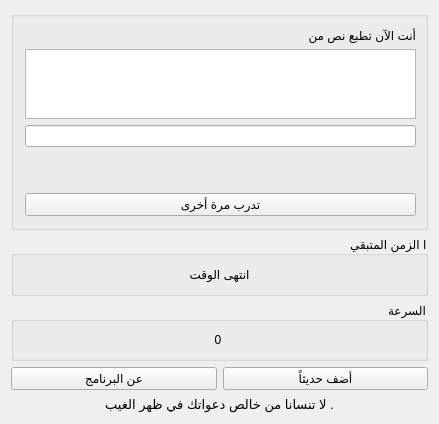
<?xml version="1.0" encoding="UTF-8"?>
<ui version="4.0">
 <class>Widget</class>
 <widget class="QWidget" name="Widget">
  <property name="geometry">
   <rect>
    <x>0</x>
    <y>0</y>
    <width>439</width>
    <height>421</height>
   </rect>
  </property>
  <property name="windowTitle">
   <string>الكُتّاب للتدريب على الطباعة </string>
  </property>
  <layout class="QVBoxLayout" name="verticalLayout_4">
   <item>
    <widget class="QGroupBox" name="groupBox">
     <property name="layoutDirection">
      <enum>Qt::RightToLeft</enum>
     </property>
     <property name="title">
      <string/>
     </property>
     <layout class="QVBoxLayout" name="verticalLayout">
      <property name="sizeConstraint">
       <enum>QLayout::SetDefaultConstraint</enum>
      </property>
      <property name="rightMargin">
       <number>9</number>
      </property>
      <item>
       <widget class="QLabel" name="arawiLabel">
        <property name="text">
         <string>أنت الآن تطبع نص من</string>
        </property>
       </widget>
      </item>
      <item>
       <widget class="QTextEdit" name="hadithTextEdit">
        <property name="html">
         <string>&lt;!DOCTYPE HTML PUBLIC &quot;-//W3C//DTD HTML 4.0//EN&quot; &quot;http://www.w3.org/TR/REC-html40/strict.dtd&quot;&gt;
&lt;html&gt;&lt;head&gt;&lt;meta name=&quot;qrichtext&quot; content=&quot;1&quot; /&gt;&lt;style type=&quot;text/css&quot;&gt;
p, li { white-space: pre-wrap; }
&lt;/style&gt;&lt;/head&gt;&lt;body style=&quot; font-family:'Sans Serif'; font-size:9pt; font-weight:400; font-style:normal;&quot;&gt;
&lt;p align=&quot;justify&quot; dir='rtl' style=&quot;-qt-paragraph-type:empty; margin-top:0px; margin-bottom:0px; margin-left:0px; margin-right:0px; -qt-block-indent:0; text-indent:0px;&quot;&gt;&lt;br /&gt;&lt;/p&gt;&lt;/body&gt;&lt;/html&gt;</string>
        </property>
       </widget>
      </item>
      <item>
       <widget class="QLineEdit" name="wordLineEdit"/>
      </item>
      <item>
       <widget class="QLabel" name="recordLabel">
        <property name="text">
         <string/>
        </property>
       </widget>
      </item>
      <item>
       <widget class="QLabel" name="resultLabel">
        <property name="text">
         <string/>
        </property>
       </widget>
      </item>
      <item>
       <widget class="QPushButton" name="trainAgainButton">
        <property name="text">
         <string>تدرب مرة أخرى</string>
        </property>
       </widget>
      </item>
     </layout>
    </widget>
   </item>
   <item>
    <widget class="QGroupBox" name="groupBox_2">
     <property name="layoutDirection">
      <enum>Qt::RightToLeft</enum>
     </property>
     <property name="title">
      <string>ا الزمن المتبقي</string>
     </property>
     <layout class="QVBoxLayout" name="verticalLayout_3">
      <item>
       <widget class="QLabel" name="timeLabel">
        <property name="text">
         <string>انتهى الوقت</string>
        </property>
        <property name="alignment">
         <set>Qt::AlignCenter</set>
        </property>
       </widget>
      </item>
     </layout>
    </widget>
   </item>
   <item>
    <widget class="QGroupBox" name="groupBox_3">
     <property name="layoutDirection">
      <enum>Qt::RightToLeft</enum>
     </property>
     <property name="title">
      <string>السرعة</string>
     </property>
     <layout class="QVBoxLayout" name="verticalLayout_5">
      <item>
       <widget class="QLabel" name="speedLabel">
        <property name="text">
         <string>0 </string>
        </property>
        <property name="alignment">
         <set>Qt::AlignCenter</set>
        </property>
       </widget>
      </item>
     </layout>
    </widget>
   </item>
   <item>
    <layout class="QHBoxLayout" name="horizontalLayout">
     <item>
      <widget class="QPushButton" name="pushButton_2">
       <property name="text">
        <string>عن البرنامج</string>
       </property>
      </widget>
     </item>
     <item>
      <widget class="QPushButton" name="addHadithButton">
       <property name="text">
        <string>أضف حديثاً</string>
       </property>
      </widget>
     </item>
    </layout>
   </item>
   <item>
    <widget class="QLabel" name="label">
     <property name="text">
      <string>&lt;html&gt;&lt;head/&gt;&lt;body&gt;&lt;p align=&quot;center&quot;&gt;&lt;span style=&quot; font-size:10pt;&quot;&gt;لا تنسانا من خالص دعواتك في ظهر الغيب .&lt;/span&gt;&lt;/p&gt;&lt;/body&gt;&lt;/html&gt;</string>
     </property>
    </widget>
   </item>
  </layout>
 </widget>
 <layoutdefault spacing="6" margin="11"/>
 <tabstops>
  <tabstop>wordLineEdit</tabstop>
  <tabstop>hadithTextEdit</tabstop>
 </tabstops>
 <resources/>
 <connections/>
</ui>
